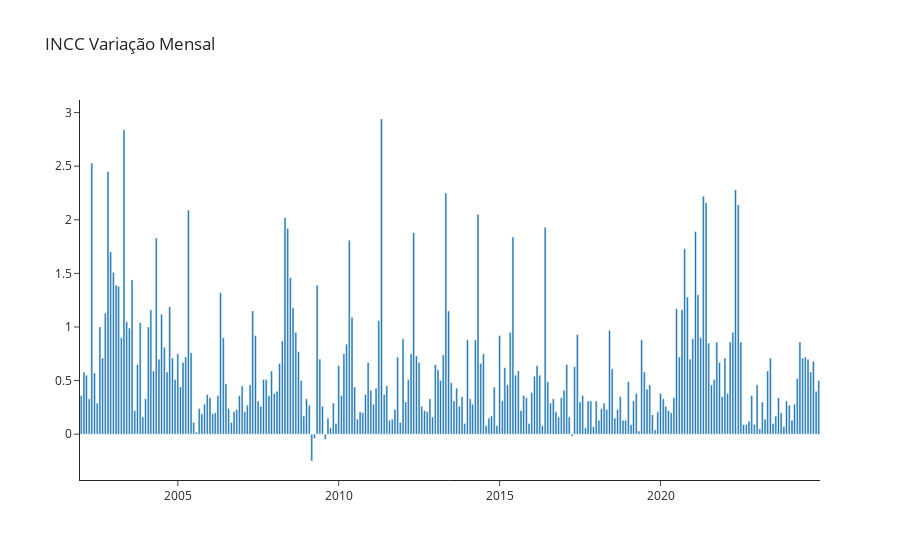

This figure's notebook cell:
### Code cell
#INCC

#incc = nasdaqdatalink.get('BCB/192', start_date='2002-01-01')

incc = extracao_bcb(192, '01/01/2002', data_fim=pd.to_datetime(datetime.today().date()).strftime('%d/%m/%Y'))

fig=go.Figure()
fig.add_trace(go.Bar(name='INCC', x=incc.index, y=incc.Value))
fig.update_layout(title_text='INCC Variação Mensal', template='simple_white')
fig.show()

### Figure 1 — Plotly figure (JSON) as saved in the notebook; plotly's stock layout.template omitted (floating-point values rounded to 4 significant figures; data arrays with more than 128 entries replaced by an {"elided": "..."} marker saying what was removed)
{"data": [{"name": "INCC", "type": "bar", "x": {"elided": "276 str values"}, "y": {"elided": "276 float values"}}], "layout": {"title": {"text": "INCC Variação Mensal"}}}
